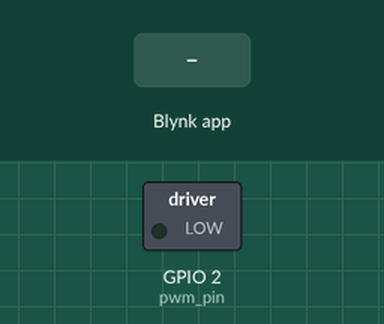
Simulated run of this program. Board: ESP32. Shown: switched loads named in the program (green lamp = pin HIGH). Inputs (shaded band) come from the test bench. WiFi joins after 1.5 s; servers stay silent unless stated.

Above: at 3.0 s.
3.1 s: Blynk app writes 1 to V1
At 4.0 s:
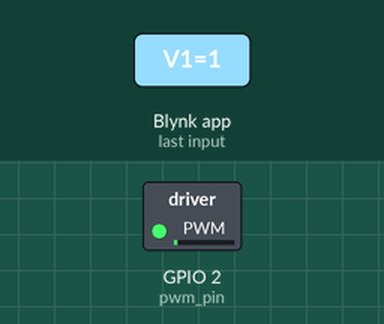
4.6 s: Blynk app writes 200 to V1
At 5.1 s:
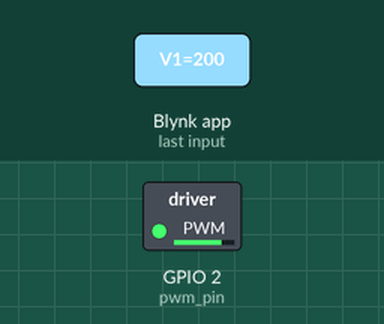
Timing chart, 0 to 7.6 s (numbered marks = the images above; inputs shaded):
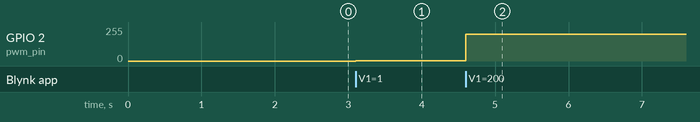

The program:

main.cpp
```cpp
#define BLYNK_TEMPLATE_ID           "TMPLz7sUh_-y"
#define BLYNK_DEVICE_NAME           "TP5"
#define BLYNK_AUTH_TOKEN            "-Mx9rlT7Giwn5OU6i9plwlqlRXrjkDu_"


// Comment this out to disable prints and save space
#define BLYNK_PRINT Serial


#include <WiFi.h>
#include <WiFiClient.h>
#include <BlynkSimpleEsp32.h>

char auth[] = BLYNK_AUTH_TOKEN;

// Your WiFi credentials.
// Set password to "" for open networks.
char ssid[] = "Christ";
char pass[] = "1234ABCD";

//WidgetLED led1(V1);

//BlynkTimer timer;
void led_pwm(int pwm_value);
byte pwm_pin = 2;

BLYNK_WRITE(V1)
{
  // Set incoming value from pin V0 to a variable
  //int value = param.asInt();
  led_pwm(param.asInt());

  // Update state
  //digitalWrite(2, value);
}

// This function is called every time the device is connected to the Blynk.Cloud
BLYNK_CONNECTED()
{
  // Change Web Link Button message to "Congratulations!"
  Blynk.setProperty(V3, "offImageUrl", "https://static-image.nyc3.cdn.digitaloceanspaces.com/general/fte/congratulations.png");
  Blynk.setProperty(V3, "onImageUrl",  "https://static-image.nyc3.cdn.digitaloceanspaces.com/general/fte/congratulations_pressed.png");
  Blynk.setProperty(V3, "url", "https://docs.blynk.io/en/getting-started/what-do-i-need-to-blynk/how-quickstart-device-was-made");
}

// This function sends Arduino's uptime every second to Virtual Pin 2.
/*void myTimerEvent()
{
  // You can send any value at any time.
  // Please don't send more that 10 values per second.
  Blynk.virtualWrite(V5, millis() / 1000);
}

// V1 LED Widget is blinking
void blinkLedWidget()
{
  if (led1.getValue()) {
    led1.off();
    Serial.println("LED on V1: off");
  } else {
    led1.on();
    Serial.println("LED on V1: on");
  }
}
void myTimerEvent()
{
  Blynk.virtualWrite(V5, millis() / 1000);
}*/

void setup()
{
  // Debug console
  Serial.begin(9600);
  pinMode (pwm_pin, OUTPUT);
  Blynk.begin(auth, ssid, pass);

  // You can also specify server:
  //Blynk.begin(auth, ssid, pass, "blynk.cloud", 80);
  //Blynk.begin(auth, ssid, pass, IPAddress(192,168,1,100), 8080);

  //timer.setInterval(1000L, blinkLedWidget);
}

void loop()
{
  Blynk.run();
  //timer.run();
}

void led_pwm(int pwm_value)
{
  analogWrite(pwm_pin, pwm_value);
}

/*#include <Arduino.h>*/
/*************************************************************

  This is a simple demo of sending and receiving some data.
  Be sure to check out other examples!
 *************************************************************/

// Template ID, Device Name and Auth Token are provided by the Blynk.Cloud
// See the Device Info tab, or Template settings
/*#define BLYNK_TEMPLATE_ID           "TMPLz7sUh_-y"
#define BLYNK_DEVICE_NAME           "TP5"
#define BLYNK_AUTH_TOKEN            "-Mx9rlT7Giwn5OU6i9plwlqlRXrjkDu_"


// Comment this out to disable prints and save space
#define BLYNK_PRINT Serial

// Template ID, Device Name and Auth Token are provided by the Blynk.Cloud

#include <WiFi.h>
#include <WiFiClient.h>
#include <BlynkSimpleEsp32.h>
#include <Adafruit_Sensor.h>
#include <DHT.h>
#include <Adafruit_NeoPixel.h>


char auth[] = BLYNK_AUTH_TOKEN;

// Your WiFi credentials.
// Set password to "" for open networks.
char ssid[] = "Christ";
char pass[] = "1234ABCD";

#define DHTPIN 18          // What digital pin we're connected to
#define DHTTYPE DHT11     // DHT 11
DHT dht(DHTPIN, DHTTYPE);

int prevState = -1;
int currState = -1;
long lastChangeTime = 0;

#define PIN 0

Adafruit_NeoPixel strip = Adafruit_NeoPixel(30, PIN, NEO_GRB + NEO_KHZ800);

// Input a value 0 to 255 to get a color value.
// The colours are a transition r - g - b - back to r.
uint32_t Wheel(byte WheelPos) {
  if (WheelPos < 85) {
    return strip.Color(WheelPos * 3, 255 - WheelPos * 3, 0);

  } else if (WheelPos < 170) {
    WheelPos -= 85;
    return strip.Color(255 - WheelPos * 3, 0, WheelPos * 3);


  } else {
    WheelPos -= 170;
    return strip.Color(0, WheelPos * 3, 255 - WheelPos * 3);


  }
}


BLYNK_WRITE(V8)
{
  int shift = param.asInt();
  for (int i = 0; i < strip.numPixels(); i++)
  {
    strip.setPixelColor(i, Wheel(shift & 255));
    // OR: strip.setPixelColor(i, Wheel(((i * 256 / strip.numPixels()) + shift) & 255));
  }
  strip.show();
}


void checkPin()
{
  // Invert state, since button is "Active LOW"
  int state = !digitalRead(12);

  // Debounce mechanism
  long t = millis();
  if (state != prevState) {
    lastChangeTime = t;
  }
  if (t - lastChangeTime > 50) {
    if (state != currState) {
      currState = state;
      Blynk.virtualWrite(V7, state);
    }
  }
  prevState = state;
}


BlynkTimer timer;

// This function sends Arduino's up time every second to Virtual Pin (5).
// In the app, Widget's reading frequency should be set to PUSH. This means
// that you define how often to send data to Blynk App.
void sendSensor()
{
  float h = dht.readHumidity();
  float t = dht.readTemperature(); // or dht.readTemperature(true) for Fahrenheit

  if (isnan(h) || isnan(t)) {
    Serial.println("Failed to read from DHT sensor!");
    return;
  }
  // You can send any value at any time.
  // Please don't send more than 10 values per second.
  Blynk.virtualWrite(V5, h);
  Blynk.virtualWrite(V6, t);
}


// This function is called every time the Virtual Pin 0 state changes
BLYNK_WRITE(V0)
{
  // Set incoming value from pin V0 to a variable
  int value = param.asInt();

  // Update state
  digitalWrite(15, value);
}

// This function is called every time the device is connected to the Blynk.Cloud
BLYNK_CONNECTED()
{
  // Change Web Link Button message to "Congratulations!"
  Blynk.setProperty(V3, "offImageUrl", "https://static-image.nyc3.cdn.digitaloceanspaces.com/general/fte/congratulations.png");
  Blynk.setProperty(V3, "onImageUrl",  "https://static-image.nyc3.cdn.digitaloceanspaces.com/general/fte/congratulations_pressed.png");
  Blynk.setProperty(V3, "url", "https://docs.blynk.io/en/getting-started/what-do-i-need-to-blynk/how-quickstart-device-was-made");
}

// This function sends Arduino's uptime every second to Virtual Pin 2.
void myTimerEvent()
{
  // You can send any value at any time.
  // Please don't send more than 10 values per second.
  Blynk.virtualWrite(V2, millis() / 1000);
}

void setup()
{
  // Debug console
  Serial.begin(115200);
  pinMode (15,OUTPUT);

  Blynk.begin(auth, ssid, pass);
  // You can also specify server:
  //Blynk.begin(auth, ssid, pass, "blynk.cloud", 80);
  //Blynk.begin(auth, ssid, pass, IPAddress(192,168,1,100), 8080);

  dht.begin();

  strip.begin();

  // Setup a function to be called every second
  timer.setInterval(1000L, myTimerEvent);

  // Setup a function to be called every second
  timer.setInterval(1000L, sendSensor);

  // Make pin 2 default HIGH, and attach INT to our handler
  pinMode(12, INPUT_PULLUP);

  strip.show();


}

void loop()
{
  Blynk.run();
  timer.run();
  // You can inject your own code or combine it with other sketches.
  // Check other examples on how to communicate with Blynk. Remember
  // to avoid delay() function!
  checkPin();
} */
```

Measured:
- after the input at 3.1 s, GPIO 2 (pwm_pin): 0/255 → 1/255 at once
- after the input at 4.6 s, GPIO 2 (pwm_pin): 1/255 → 200/255 at once
